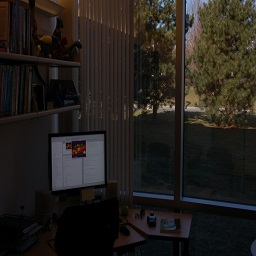
%> input picture assignment1/office.jpg, 256 x 256 px
$ octave --eval "histogramEq;"   (GNU Octave 9; MATLAB toolbox functions it lacks are replaced by stand-ins)
%> lines starting %> are read from the running program, lines starting %| are printed output that depends on the picture
function histogramEq()
  img = rgb2gray(imread('office.jpg'));
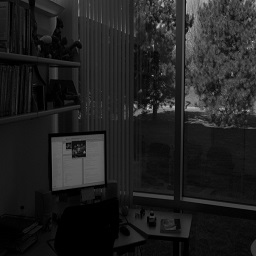
%> img: size 256x256 uint8; min 0, max 207, mean 32.2
  hist = zeros(256,1);
  dim = size(img);
%> dim = [256 256]
  bins = 255;

  %calculate the intensity frequencies
  intensityFreq = zeros(256,1);
  for i = 1:dim(1)
      for j = 1:dim(2)
        intensityFreq(img(i,j) + 1) = intensityFreq(img(i,j) + 1) + 1;
      end
  end
%> after the loop, intensityFreq = 256 values, max 3520 at index 1, min 0 at index 173, mean 256

  intensityFreq = intensityFreq ./ (dim(1)*dim(2));
%> intensityFreq = 256 values, max 0.0537 at index 1, min 0 at index 173, mean 0.00391
  %calculate the cumulative distribution function of intensities
  cdf = zeros(256, 1);
  cdf(1) = intensityFreq(1);
  for i = 2:256
      cdf(i) = cdf(i - 1) + intensityFreq(i);
  end
%> after the loop, cdf = 256 values from 0.0537 to 1

  %scale the frequency
  cdf = round( cdf .* bins)
%> cdf = 256 values from 14 to 255

  %output image as a function of cdf
  output = mat2gray(cdf(img(:,:) + 1));
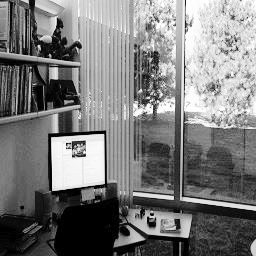
%> output: size 256x256 double; min 0, max 1, mean 0.48

   %subplot(320),
  figure;
  imshow(img);
  figure;
  imhist(img);
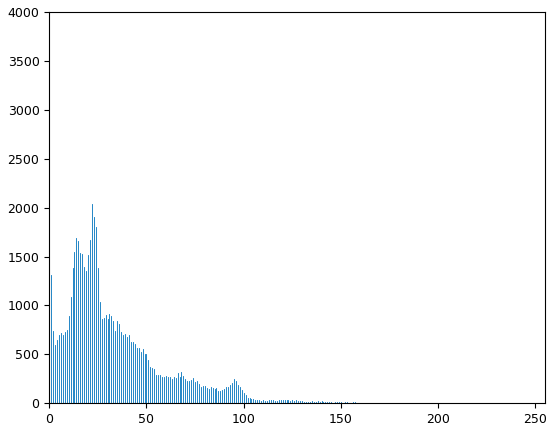
%> figure redrawn from the program's plot data; highest point at x = 0, y = 3520
%> `histogramEq;`:
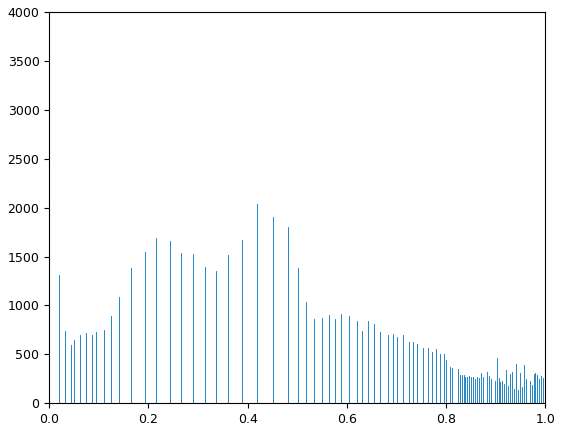
%> figure redrawn from the program's plot data; highest point at x = 0, y = 3520
  figure;
  imshow(output);
  figure;
  imhist(output);
end
